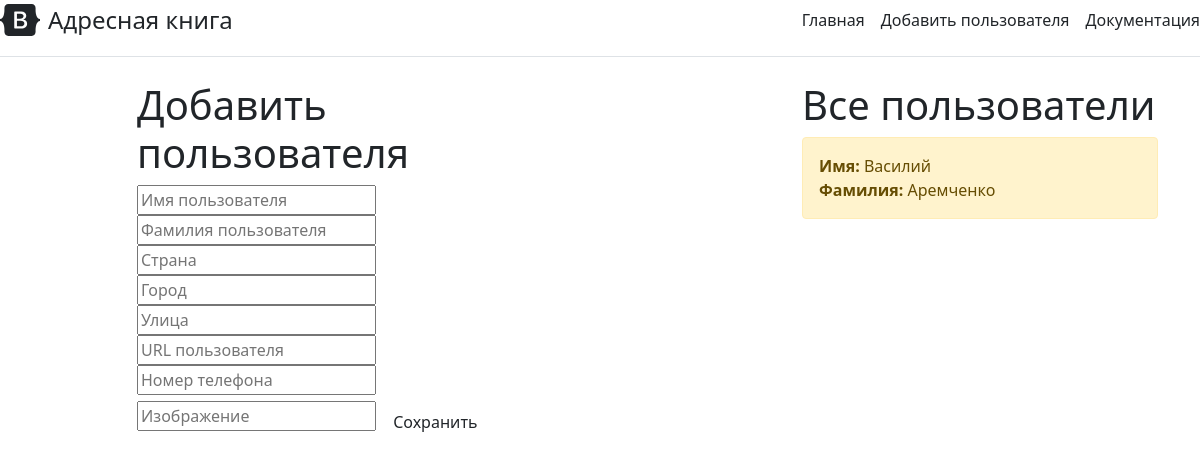
Before: / with the older database file.
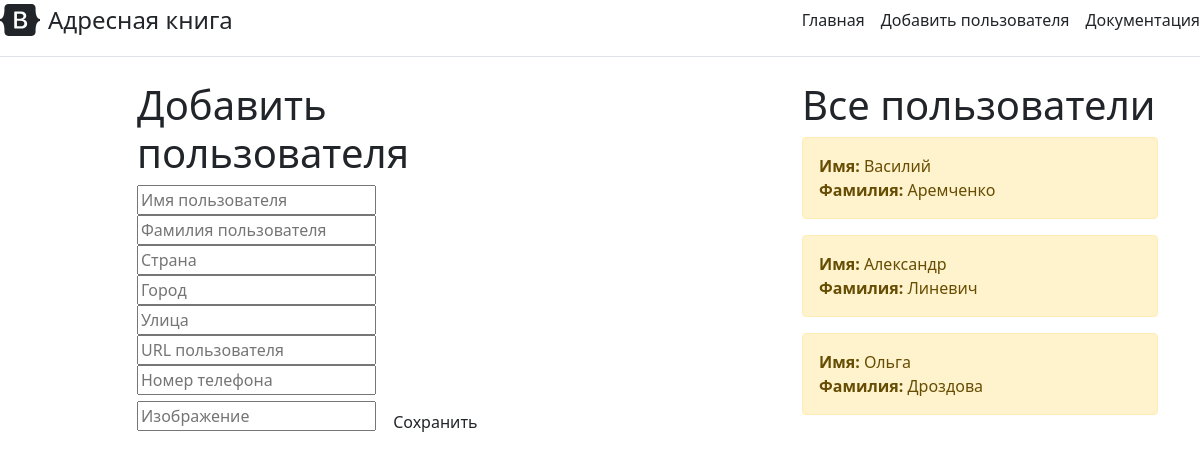
After: the same page with the newer database file.
### mainapp/models.py (models this page shows, shortened)
class Users(models.Model):
    name = models.CharField(max_length=20, verbose_name='Имя пользователя')
    surname = models.CharField(max_length=20, verbose_name='Фамилия пользователя')
    country = models.CharField(max_length=30, verbose_name='Страна', blank=True)
    city = models.CharField(max_length=30, verbose_name='Город', blank=True)
    street = models.CharField(max_length=30, verbose_name='Улица', blank=True)
    url_users = models.URLField(max_length=200, verbose_name='URL пользователя', blank=True, unique=True)
    phone_regex = RegexValidator(
        regex=r'^\+?1?\d{5,12}$',
        message="Номер телефона необходимо вводить в формате «+999999999» Допускается от 5 до 12 цифр.")
    phone = models.CharField(validators=[phone_regex], max_length=17, verbose_name='Номер телефона', blank=True)
    image = models.ImageField(verbose_name='Изображение', blank=True)
    class Meta:
        unique_together = ('name', 'surname')

### mainapp/views.py (the view)
# urls.py: path('', views.index),
def index(request):
    if(request.method == 'POST'):
        form = UsersForm(request.POST)
        form.save()
    form = UsersForm()
    users = Users.objects.all()
    all_users = []
    for user in users:
        users_info = {
            'name': user.name,
            'surname': user.surname,
        }
        all_users.append(users_info)
    context = {'all_users': all_users, 'form': form}
    return render(request, 'mainapp/index.html', context)

### mainapp/forms.py
class UsersForm(ModelForm):
    class Meta:
        model = Users
        fields = ['name', 'surname', 'country', 'city', 'street', 'url_users', 'phone', 'image']
        widgets = {
            'name': TextInput(attrs={'placeholder': 'Имя пользователя'}),
            'surname': TextInput(attrs={'placeholder': 'Фамилия пользователя'}),
            'country': TextInput(attrs={'placeholder': 'Страна'}),
            'city': TextInput(attrs={'placeholder': 'Город'}),
            'street': TextInput(attrs={'placeholder': 'Улица'}),
            'url_users': TextInput(attrs={'placeholder': 'URL пользователя'}),
            'phone': TextInput(attrs={'placeholder': 'Номер телефона'}),
            'image': TextInput(attrs={'placeholder': 'Изображение'}),
        }

### mainapp/templates/mainapp/index.html (shortened to what this page needs)
<!DOCTYPE html>
<html lang="ru">
<head>
    <link href="https://cdn.jsdelivr.net/npm/bootstrap@5.1.1/dist/css/bootstrap.min.css" rel="stylesheet">
</head>
<body>
<div class="d-flex flex-column flex-md-row align-items-center pb-3 mb-4 border-bottom">
      <a href="/" class="d-flex align-items-center text-dark text-decoration-none">
        <span class="fs-4">Адресная книга</span>
      </a>
      <nav class="d-inline-flex mt-2 mt-md-0 ms-md-auto">
        <a class="me-3 py-2 text-dark text-decoration-none" href="#">Главная</a>
        <a class="me-3 py-2 text-dark text-decoration-none" href="#">Добавить пользователя</a>
        <a class="py-2 text-dark text-decoration-none" href="#">Документация</a>
      </nav>
</div>
<div class="container">
    <div class="row">
        <div class="col-5 offset-1">
            <h1>Добавить пользователя</h1>
            <form action="" method="post">
                {{ form.name }}
                {{ form.surname }}
                {{ form.country }}
                {{ form.city }}
                {{ form.street }}
                {{ form.url_users }}
                {{ form.phone }}
                {{ form.image }}
                <input type="submit" name="send" value="Сохранить" class="mt-2 btn btn-warningx">
            </form>
        </div>
        <div class="col-4 offset-2">
            <h1>Все пользователи</h1>
            {% for info in all_users %}
            <div class="alert alert-warning ">
                <div class="row">
                    <div class="col-7">
                        <b>Имя: </b>{{ info.name }} <b>Фамилия: </b>{{ info.surname }}<br>
                    </div>
                    <div class="col-3 offset-1">
                    </div>
                </div>
            </div>
            {% endfor %}
        </div>
    </div>
</div>
</body>
</html>

Changed rows visible on the page:
added Users: name "Александр", surname "Линевич"
added Users: name "Ольга", surname "Дроздова"
Other visible differences:
new list line: "Имя: Фамилия:"
